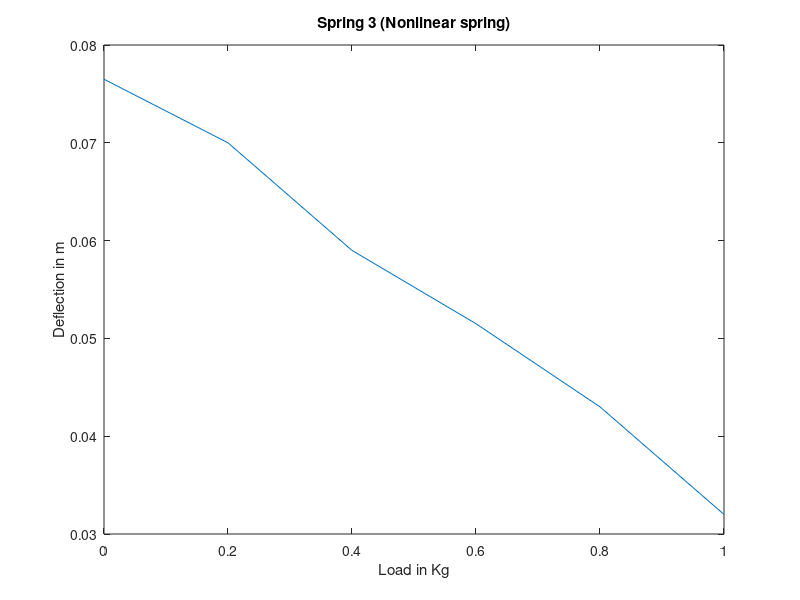

Source code (MATLAB):
%% Readme    
% 
n = [27,34];  
r = [2.85,2.88]/2/1000 ;    % in m
R = [41.8,31.96]/2/1000;    % in m
G = 27 *10^9;               % in pascals   (Enter appropriate value)
k = (G/4) *((r.^4)./(R.^3))./n;   % theoretical values for spring 1 ,spring2

%Note : variable kt generated in the workspace is spring constant obtained after linear regression  
%       variable ktt1,ktt2 represent piecewise spring constants 

%%  Spring 1
s1 = [0,410,409;200,411,410;400,412,413;600,414,415;800,416,418;1000,421,421];
s1=s1/1000;
sp1 = [s1(:,1), (s1(:,2)+s1(:,3))/2];
% plot(sp1(:,1),sp1(:,2));
plot(sp1(:,1),sp1(:,2));
xlabel('Load in Kg');
ylabel('Deflection in m');
title('Spring 1');
pause;
% y = p1*x + p2; ,p1=.011286 ,p2 =.40852
p1=.011286;
kt1 = 1/p1;

g = -sp1(1:5,:)+ sp1(2:end,:); 
ktt1= g(:,1)./g(:,2); 

%%  Spring 2

s2 = [0,9.85,9.82;2,8.8,8.74;2.5,8.27,8.13;3,7.86,7.7;3.5,7.29,7.29];
s2(:,2:3)=s2(:,2:3)/100;
sp2 = [s2(:,1), (s2(:,2)+s2(:,3))/2];

plot(sp2(:,1),sp2(:,2));
xlabel('Load in Kg');
ylabel('Deflection in m');
title('Spring 2');
% y = p1*x + p2; ,p1=.0071644 ,p2 =.099512
p1=.0071644;
kt2 = 1/p1;
kt = [kt1,kt2];
g = -sp2(1:4,:)+ sp2(2:end,:); 
ktt2= g(:,1)./g(:,2); 
pause;
%% Nonlin spring
s3 = [0,7.5,7.8;200,7.1,6.9;400,6.0,5.8;600,5.2,5.1;800,4.4,4.2;1000,3.2,3.2];
s3(:,2:3)=s3(:,2:3)/100;
s3(:,1)=s3(:,1)/1000;
sp3 = [s1(:,1), (s3(:,2)+s3(:,3))/2];
plot(sp3(:,1),sp3(:,2));
xlabel('Load in Kg');
ylabel('Deflection in m');
title('Spring 3 (Nonlinear spring)');

%% strain gauge
b = 24.89 /1000; % in m
h = 6.27/1000 ;  % in m
lo = 25/100;     % in m
l1 = 24.6/100;   % in m
E = 690*10^9 ;   % in Pascals
del = (0.5:0.5:3)/1000; % in m
Izz = 1/12 *b*h^3; 
% Theoretical
P= del*3*E*Izz/lo^3   ;
M = P*l1;
sigma = M/Izz*h/2 ;
e     = sigma /E;    % theoretical strain

% Experimental
ep = 10^-6*[58,120,178,234,292,352];
%Error
error = e-ep;
